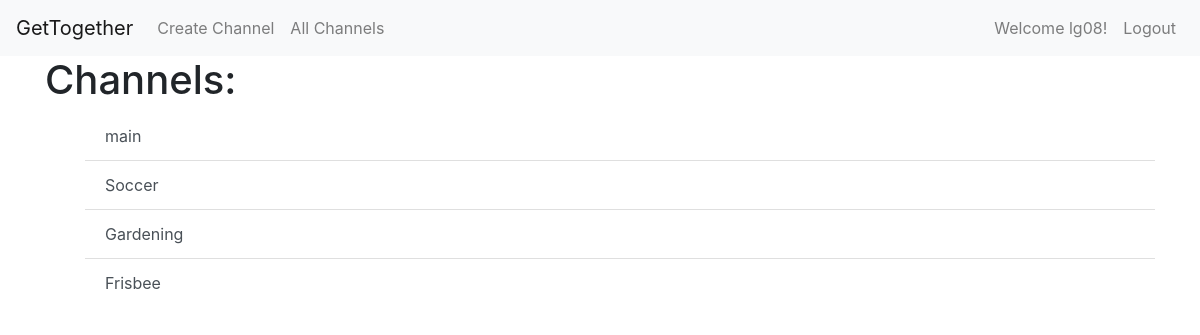
Page /channels/all/ (signed in) on the committed database.
### channels/models.py (models this page shows, shortened)
class Channel(models.Model):
    title = models.CharField(
        null=False,
        blank=False,
        max_length=50,
        default="title here",
        unique=True,
    )
    location = models.IntegerField(default=95818) # TODO: change this
    members = models.ManyToManyField(User)

### channels/views.py (the view)
def list_channels(request):
    all_channels = Channel.objects.all()
    context = {
        "channels": all_channels,
    }
    return render(request, "channels/list_channels.html", context)

### channels/templates/channels/list_channels.html (shortened to what this page needs)
{% extends "base.html" %}
{% block body %}
    <div class="container">
        <h1>Channels:</h1>
        <ul>
            <div class="list-group list-group-flush">
                {% for channel in channels %}
                        <a href="{% url "channels:posts" channel.pk %}"
                           class="list-group-item
                                 list-group-item-action">
                            {{ channel.title }}
                        </a>
                {% endfor %}
            </div>
        </ul>
    </div>
{% endblock %}

### templates/navbar.html (shortened to what this page needs)
<nav class="navbar navbar-expand-lg navbar-light bg-light">
    <a class="navbar-brand" href="{% url "home"  %}">GetTogether</a>
  <div class="collapse navbar-collapse" id="navbarSupportedContent">
      <ul class="navbar-nav mr-auto">
          <li class="nav-item">
              <a class="nav-link" href="{% url "channels:create"  %}">Create Channel</a>
          </li>
          <li class="nav-item">
              <a class="nav-link" href="{% url "channels:list"  %}">All Channels</a>
          </li>
    </ul>
            <ul class="navbar-nav mb-2 mb-lg-0">
                {% if user.is_authenticated %}
                    <li class="nav-item">
                        <span class="nav-link">Welcome {{ user.username }}!</span>
                    </li>
                    <li class="nav-item">
                        <a class="nav-link" href="{% url "users:logout"  %}">Logout</a>
                    </li>
                {% endif %}
            </ul>
  </div>
</nav>

### rows in the picture
Channel: title "main"
Channel: title "Soccer"
Channel: title "Gardening"
Channel: title "Frisbee"

### other values in the picture
{{ user.username }} "lg08"
